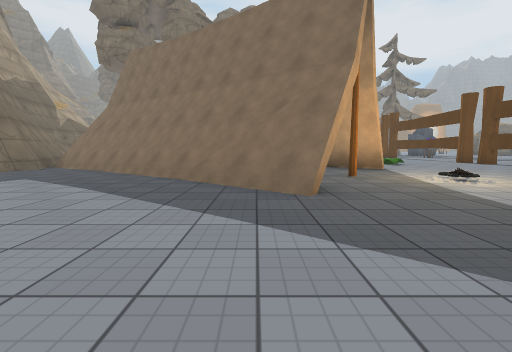
View 1 (above)

24 first-person views from a walk through a scene from a Unity 3-D project. The camera is 1.2 m above the floor, tilts 6° down and sees 90° across. The floor is counted in squares, 2 m on a side. Each view is taken from the middle of a square. On the plan, view 1 faces up. The plan holds only what a view shows up to about 9 squares ahead; the rest is blank. The place goes on beyond the plan. Some animated figures are not drawn. Some surface patterns are stand-ins.

View 2
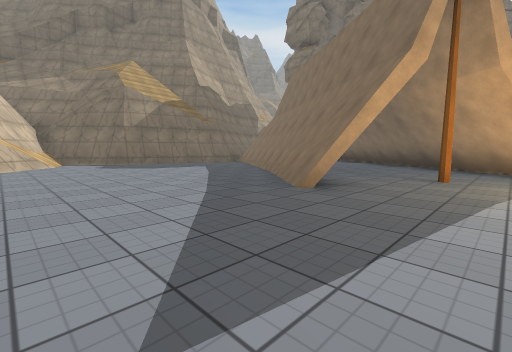

View 3
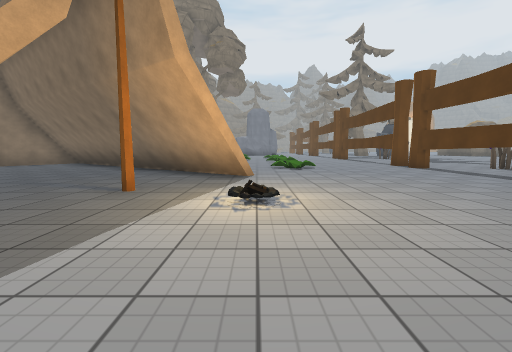

View 4
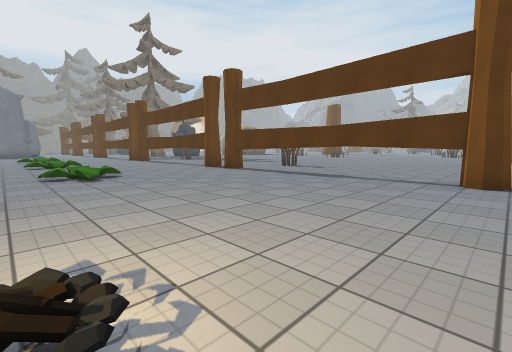

View 5
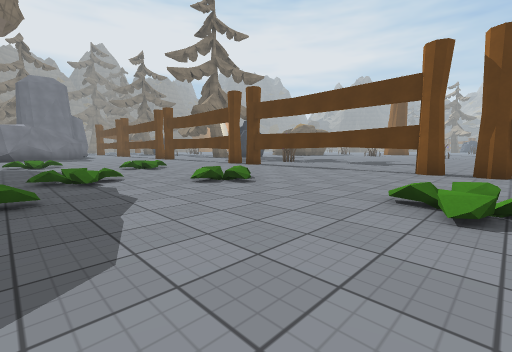

View 6
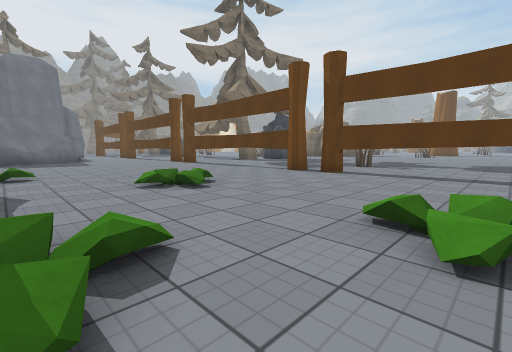

View 7
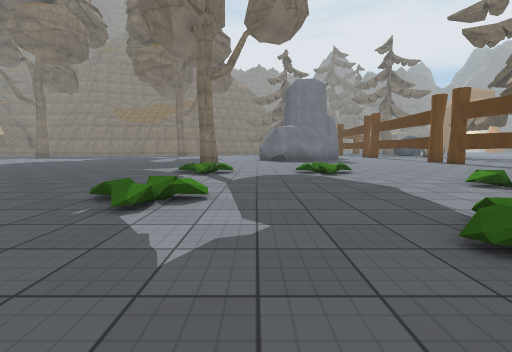

View 8
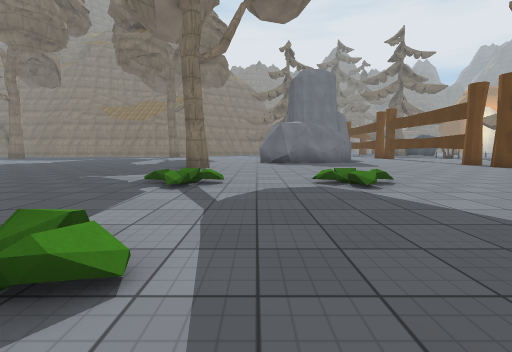

View 9
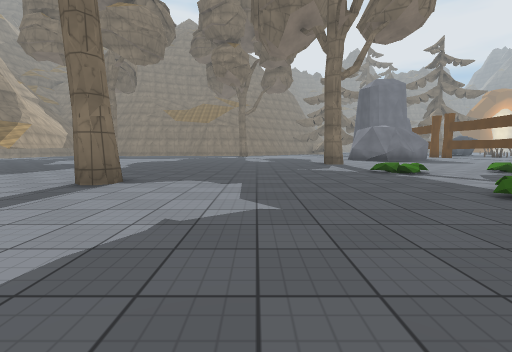

View 10
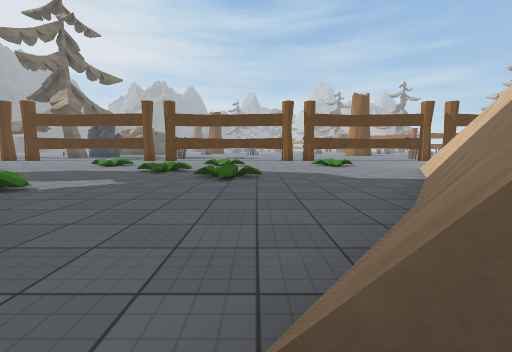

View 11
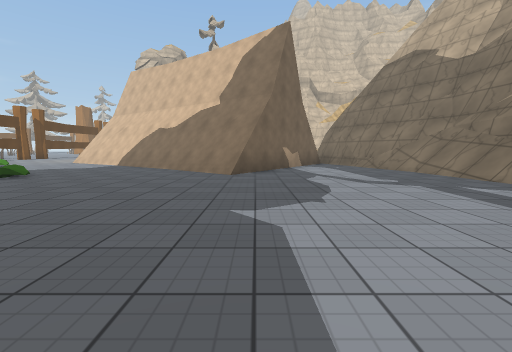

View 12
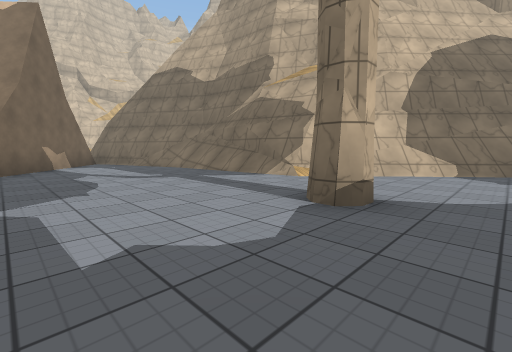

View 13
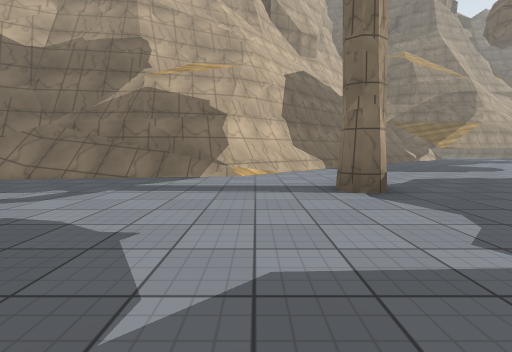

View 14
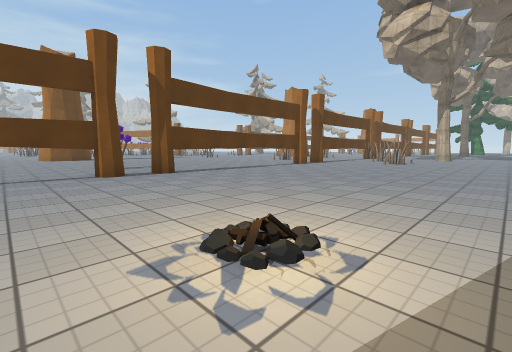

View 15
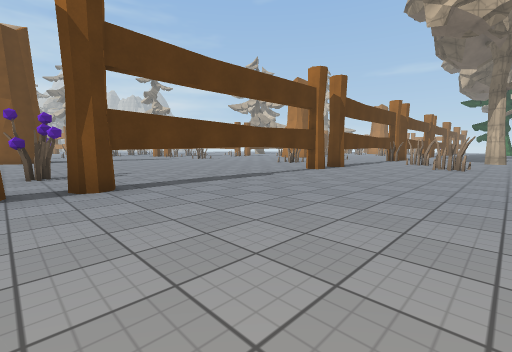

View 16
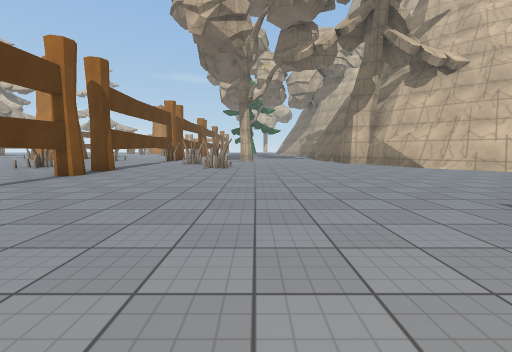

View 17
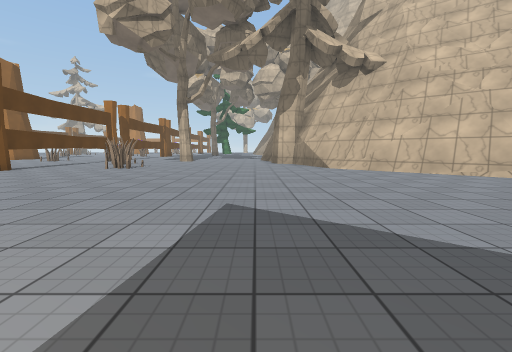

View 18
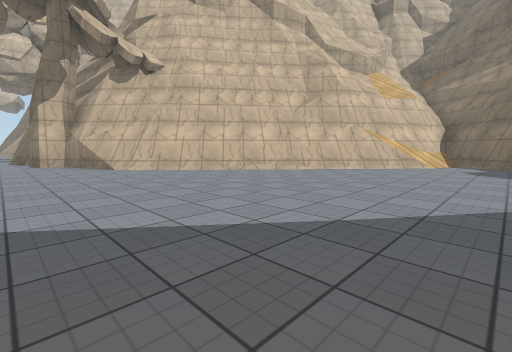

View 19
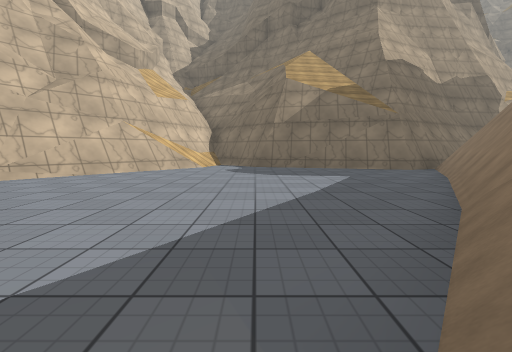

View 20
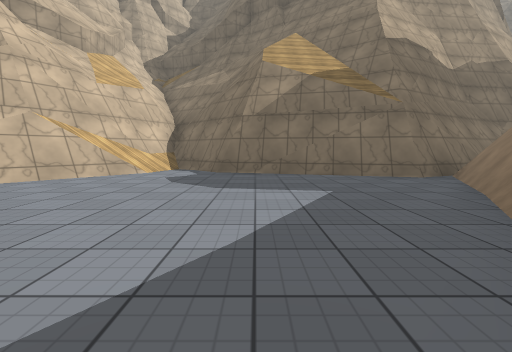

View 21
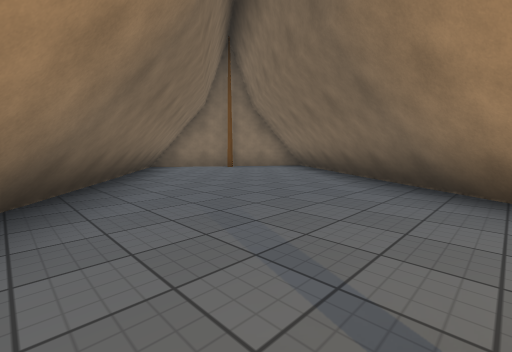

View 22
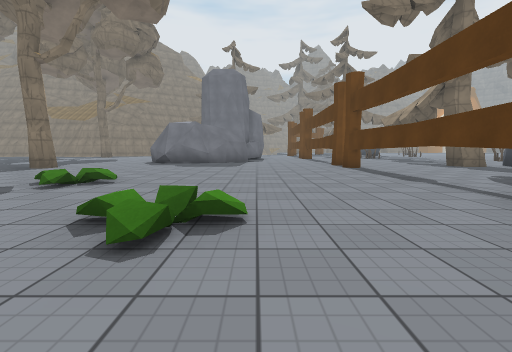

View 23
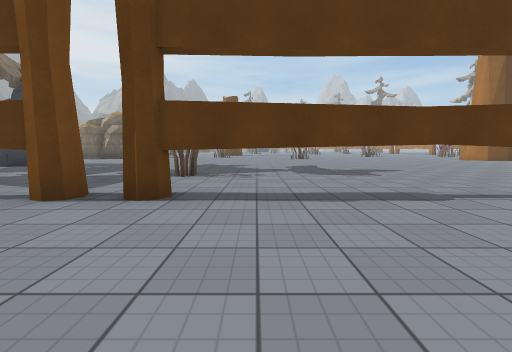

View 24
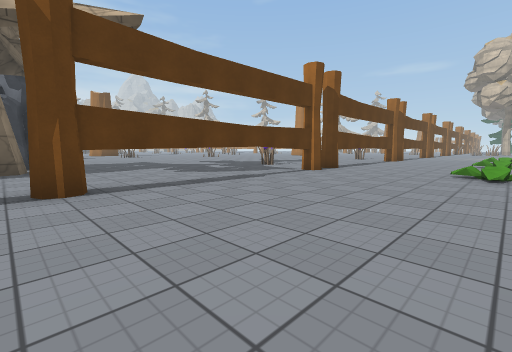

### Floor plan
Key: @ floor where view 1 was taken; # wall or solid block; x gap in a wall; . main floor; : floor 0.25 m higher than the main floor; / step, stairs or slope; = window, fence, low wall or low ledge; ^ raised ledge; T thing the floor can be seen under or through; O other object.
Columns run from 12 left of view 1 to 16 right of it. Each row starts with its distance up from view 1.
 25 ..   ................x...##OO
 24 ...  ......#.........T.....O
 23 .....................T......
 22 .....................T......
 21  ...........O..O.....T......
 20 #....................T.....
 19 ##...................T.....
 18  ##..............O...x..O...
 17   #.........O........T......
 16   ##...........O.....T......
 15   ^#.................T......
 14   ^#..........O..O...T......
 13   ^/.....=...........T......
 12   ^//..####..........T......
 11   ^#/..#..##.........x......
 10    ##.##...##=...O...T.O....
  9     ###......##......T......
  8      ####.....##.....T......
  7      #..##...........T......
  6     ##...###..#......T......
  5     ##.....##...:....T......
  4     #.......##.......x..O....
  3    ##................T..O....
  2   ##.................T....
  1   ##/=...............T.....
  0    ##=#.....@........T.....
 -1     ####.............T....
 -2      ####............T...
 -3         ##...........x..
 -4          ##..........x...
 -5           ##......O..#..O.
 -6            ##........#. O.

Positions as (right, up) in squares from view 1, and headings:
1: (0, 0), facing up
2: (3, 0), facing up-left
3: (4, 2), facing up
4: (4, 4), facing up-right
5: (2, 10), facing up-right
6: (3, 14), facing up-right
7: (1, 14), facing up
8: (1, 16), facing up
9: (-4, 14), facing up
10: (-4, 13), facing right
11: (-4, 19), facing down
12: (-4, 20), facing down-left
13: (-3, 17), facing left
14: (3, 6), facing down-right
15: (5, 4), facing down-right
16: (5, 3), facing down
17: (2, 3), facing down
18: (2, 3), facing down-left
19: (1, 3), facing left
20: (-1, 4), facing left
21: (2, 5), facing up-left
22: (6, 16), facing up
23: (6, 16), facing right
24: (5, 25), facing down-right
